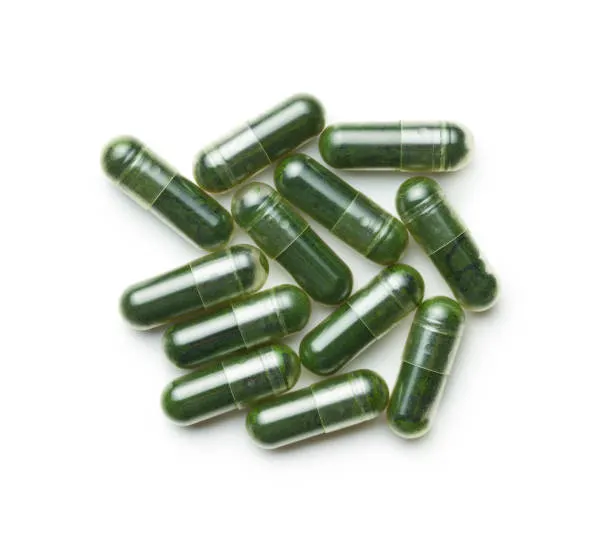
//> input picture images/p10_12.jpg, 612 x 542 px; its folder holds only this picture in this run
$ ./new_method   (built with g++ and OpenCV 4)
//> lines starting //> are read from the running program, lines starting //| are printed output that depends on the picture; after the words box and inside, x2 and y2 are one past the last pixel; in counts of white or black regions, pixels touching at a corner belong together
#include <opencv2/opencv.hpp>
#include <iostream>
#include <filesystem>
#include <random>
#include <fstream>
#include <sstream>
#include <iomanip>
#include <vector>
#include <string>

using namespace cv;
using namespace std;
namespace fs = std::filesystem;

// [39 lines left out: functions randomImagePath, toGray, not called in this run]

static cv::Mat claheLabL(const cv::Mat& bgr, double clip=3.0, cv::Size tiles=cv::Size(8,8))
/**
 * @brief Enhances image contrast by applying CLAHE to the L-channel in Lab color space.
 *
 * This function converts a BGR image to Lab color space, applies
 * Contrast Limited Adaptive Histogram Equalization (CLAHE) on the
 * luminance (L) channel to improve contrast, and then converts the
 * image back to BGR format. The a and b channels (color information)
 * remain unchanged.
 *
 * @param bgr Input 3-channel BGR image.
 * @param clip Clip limit for CLAHE contrast enhancement. Default is 3.0.
 * @param tiles Size of the grid for histogram equalization. Default is 8x8.
 *
 * @return cv::Mat Contrast-enhanced BGR image.
 *
 * @note This operation helps normalize lighting and improve visual clarity
 *       without altering the color balance.
 */
{
    CV_Assert(bgr.channels()==3);
    cv::Mat lab; cv::cvtColor(bgr, lab, cv::COLOR_BGR2Lab);
    std::vector<cv::Mat> ch; cv::split(lab, ch);           // L,a,b
    auto clahe = cv::createCLAHE(clip, tiles);
    clahe->apply(ch[0], ch[0]);                            // enhance L only
    cv::merge(ch, lab);
    cv::Mat out; cv::cvtColor(lab, out, cv::COLOR_Lab2BGR);
    return out;
}

static double maskedMedian(const cv::Mat& channel, const cv::Mat& mask)
{
    CV_Assert(channel.type() == CV_8U || channel.type() == CV_16U || channel.type() == CV_32F);

    std::vector<float> vals;
    vals.reserve(channel.rows * channel.cols / 10); // small guess
    for (int y = 0; y < channel.rows; ++y) {
        const uchar* m = mask.ptr<uchar>(y);
        const float*  c = channel.ptr<float>(y);
        for (int x = 0; x < channel.cols; ++x)
            if (m[x]) vals.push_back(c[x]);
    }
    if (vals.empty()) return 0.0;
    std::nth_element(vals.begin(), vals.begin() + vals.size()/2, vals.end());
    return vals[vals.size()/2];
}

static Mat chromaBinForeground(const Mat& bgr)
/**
 * @brief Generates a binary foreground mask based on chromatic contrast from the background.
 *
 * This function identifies foreground regions (e.g., pills) by analyzing color
 * differences in the Lab color space. It models the background chroma using the
 * image borders and computes the Euclidean distance of each pixel’s (a,b) chroma
 * values from the background mean. The distance map is then globally thresholded
 * using Otsu’s method to produce a binary mask.
 *
 * Steps:
 *  1. Convert input BGR image to Lab color space.
 *  2. Estimate background chroma (mean a,b) from the image borders.
 *  3. Compute per-pixel chroma distance from background.
 *  4. Normalize and apply Otsu thresholding to extract the foreground.
 *  5. Apply morphological closing to fill small gaps and smooth edges.
 *
 * @param bgr Input 3-channel BGR image.
 * @return cv::Mat Binary mask (255 = foreground, 0 = background).
 *
 * @note This method works well when the foreground objects have distinct chromatic
 *       properties compared to the background, even under variable lighting.
 */
{
    CV_Assert(bgr.channels()==3);
    Mat lab; cvtColor(bgr, lab, COLOR_BGR2Lab);
    vector<Mat> ch; split(lab, ch); // L,a,b

    // Model background chroma from image borders
    Mat border = Mat::zeros(bgr.size(), CV_8U);
    int m = std::max(5, std::min(bgr.rows, bgr.cols)/40);
    rectangle(border, Rect(0,0,bgr.cols,m),           255, FILLED);
    rectangle(border, Rect(0,bgr.rows-m,bgr.cols,m),  255, FILLED);
    rectangle(border, Rect(0,0,m,bgr.rows),           255, FILLED);
    rectangle(border, Rect(bgr.cols-m,0,m,bgr.rows),  255, FILLED);
    // Scalar meanA = mean(ch[1], border);
    // Scalar meanB = mean(ch[2], border);

    Mat L32, a32, b32;
    ch[0].convertTo(L32, CV_32F);
    ch[1].convertTo(a32, CV_32F);
    ch[2].convertTo(b32, CV_32F);

    // robust background center using medians
    double medL = maskedMedian(L32, border);
    double medA = maskedMedian(a32, border);
    double medB = maskedMedian(b32, border);

    // optional: median absolute deviation for scale (robust std)
    auto mad = [&](const Mat& ch, double med) -> double {
        std::vector<float> vals;
        for (int y = 0; y < ch.rows; ++y) {
            const uchar* m = border.ptr<uchar>(y);
            const float* c = ch.ptr<float>(y);
            for (int x = 0; x < ch.cols; ++x)
                if (m[x]) vals.push_back(std::abs(c[x] - med));
        }
        if (vals.empty()) return 1.0;
        std::nth_element(vals.begin(), vals.begin() + vals.size() / 2, vals.end());
        return std::max(static_cast<double>(vals[vals.size() / 2]), 1e-3);
    };


    double sL = mad(L32, medL);
    double sA = mad(a32, medA);
    double sB = mad(b32, medB);

    // compute weighted Lab distance
    Mat dL = (L32 - medL)/sL;
    Mat dA = (a32 - medA)/sA;
    Mat dB = (b32 - medB)/sB;

    Mat dist;
    sqrt(0.8*dL.mul(dL) + dA.mul(dA) + dB.mul(dB), dist);
    normalize(dist, dist, 0, 255, NORM_MINMAX);
    dist.convertTo(dist, CV_8U);
    Mat bw;
    threshold(dist, bw, 0, 255, THRESH_BINARY | THRESH_OTSU);
    morphologyEx(bw, bw, MORPH_CLOSE, getStructuringElement(MORPH_ELLIPSE, Size(3,3)));
    return bw;
}

// [95 lines left out: function distanceAndComponents, not called in this run]

static void drawMarkersOn(Mat& img, const Mat& markers)
/**
 * @brief Overlays numerical markers and centroids on an image.
 *
 * This function visualizes watershed or connected-component markers by
 * computing each labeled region’s centroid and drawing both a red circle
 * and an identifying label number at that location on the input image.
 *
 * Steps:
 *  1. Iterate over all labels in `markers` (excluding background labels 0 and 1).
 *  2. For each label:
 *      - Extract its binary mask.
 *      - Compute spatial moments to find its centroid.
 *      - Skip regions with negligible area (m00 < 5).
 *      - Draw a red circle at the centroid and place the label number next to it.
 *
 * @param img Input/output BGR image on which markers and labels are drawn.
 * @param markers Integer label image where each connected region has a unique ID.
 *
 * @note Background (label 0/1) is ignored. This visualization is used for
 *       verifying segmentation accuracy and ensuring correct object counting.
 */
{
    double minv, maxv; minMaxLoc(markers, &minv, &maxv);
    for(int lbl=2; lbl<= (int)maxv; ++lbl){
        Mat mask = (markers == lbl);
        Moments m = moments(mask, true);
        if(m.m00 < 5.0) continue;
        Point2d c(m.m10/m.m00, m.m01/m.m00);
        circle(img, c, 6, Scalar(0,0,255), 2);
        putText(img, std::to_string(lbl-1), c + Point2d(8, -8),
                FONT_HERSHEY_SIMPLEX, 0.5, Scalar(0,0,255), 1);
    }
}

// Fill interior holes of foreground without contours
static Mat fillHoles(const Mat& bw)
/**
 * @brief Fills internal holes in a binary mask without using contours.
 *
 * This function performs a flood fill from the outer border of the image
 * to identify the background, then inverts it to locate internal holes
 * within the foreground. The resulting holes are merged back with the
 * original mask to produce a solid filled version.
 *
 * Steps:
 *  1. Pad the binary image by 1 pixel on all sides to prevent edge ambiguity.
 *  2. Perform flood fill from the top-left corner (assumed background).
 *  3. Invert the flood-filled result to isolate holes.
 *  4. Merge the holes with the original binary mask using bitwise OR.
 *
 * @param bw Input binary mask (8-bit, 0 = background, 255 = foreground).
 * @return cv::Mat Binary mask with all interior holes filled.
 *
 * @note This method ensures continuous foreground regions and improves
 *       robustness for later watershed or connected-component analysis.
 */
{
    CV_Assert(bw.type()==CV_8U);
    Mat ff = bw.clone();
    // Flood fill background from the outside border
    // Pad to avoid filling touching the edge ambiguity
    Mat pad(bw.rows+2, bw.cols+2, CV_8U, Scalar(0));
    bw.copyTo(pad(Rect(1,1,bw.cols,bw.rows)));
    floodFill(pad, Point(0,0), 255);
    Mat bg = pad(Rect(1,1,bw.cols,bw.rows));
    bitwise_not(bg, bg);             // holes-only mask
    Mat filled; bitwise_or(bw, bg, filled);
    return filled;
}

static int splitByWatershed(const cv::Mat& bgr, const cv::Mat& fgMask,
                            cv::Mat& markersOut, cv::Mat& sureFGOut)
{
    CV_Assert(fgMask.type()==CV_8U && bgr.channels()==3);

    // --- 0) Prep: Lab + border mask for background stats
    cv::Mat lab; cv::cvtColor(bgr, lab, cv::COLOR_BGR2Lab);
    std::vector<cv::Mat> ch; cv::split(lab, ch); // L,a,b
    cv::Mat border = cv::Mat::zeros(bgr.size(), CV_8U);
    int m = std::max(5, std::min(bgr.rows, bgr.cols)/40);
    cv::rectangle(border, cv::Rect(0,0,bgr.cols,m),           255, cv::FILLED);
    cv::rectangle(border, cv::Rect(0,bgr.rows-m,bgr.cols,m),  255, cv::FILLED);
    cv::rectangle(border, cv::Rect(0,0,m,bgr.rows),           255, cv::FILLED);
    cv::rectangle(border, cv::Rect(bgr.cols-m,0,m,bgr.rows),  255, cv::FILLED);

    // --- 1) Clean FG and fill holes
    cv::Mat cleaned;
    cv::morphologyEx(fgMask, cleaned, cv::MORPH_OPEN,
                     cv::getStructuringElement(cv::MORPH_ELLIPSE, cv::Size(3,3)));
    cv::Mat filled = fillHoles(cleaned);
    // slight close to heal cracks without merging neighbors
    cv::morphologyEx(filled, filled, cv::MORPH_CLOSE,
                     cv::getStructuringElement(cv::MORPH_ELLIPSE, cv::Size(3,3)));

    // --- 2) Distance transform for seeding
    cv::Mat dist; cv::distanceTransform(filled, dist, cv::DIST_L2, 5);
    cv::GaussianBlur(dist, dist, cv::Size(5,5), 1.0);

    // --- 3) Dynamic alpha from scene metrics (contrast, texture, glare, bg color)
    // Contrast proxy from Otsu on normalized DT
    cv::Mat dist8; cv::normalize(dist, dist8, 0, 255, cv::NORM_MINMAX); dist8.convertTo(dist8, CV_8U);
    cv::Mat dummy;
    double otsuThr = cv::threshold(dist8, dummy, 0, 255,
                               cv::THRESH_BINARY | cv::THRESH_OTSU);
    cv::Scalar mAll, sAll; cv::meanStdDev(dist8, mAll, sAll);
    double C = std::clamp((otsuThr - mAll[0]) / std::max(1.0, sAll[0]), -1.0, 1.0); C = std::abs(C);

    // Texture from border gradient magnitude
    cv::Mat gray; cv::cvtColor(bgr, gray, cv::COLOR_BGR2GRAY);
    cv::Mat gx, gy, gmag; cv::Sobel(gray, gx, CV_32F, 1,0,3); cv::Sobel(gray, gy, CV_32F, 0,1,3);
    cv::magnitude(gx, gy, gmag);
    double T = std::clamp(cv::mean(gmag, border)[0] / 32.0, 0.0, 1.0);

    // Glare fraction inside FG (bright L spikes)
    cv::Scalar mL, sL; cv::meanStdDev(ch[0], mL, sL, border);
    cv::Mat bright = (ch[0] > (mL[0] + 2.0*sL[0])) & (filled > 0);
    double G = std::clamp((double)cv::countNonZero(bright) /
                          std::max(1, cv::countNonZero(filled)), 0.0, 1.0);

    // Background chroma bias (yellow/brown → lean on L, slightly higher alpha)
    cv::Scalar mA, sA, mB, sB; cv::meanStdDev(ch[1], mA, sA, border); cv::meanStdDev(ch[2], mB, sB, border);
    bool yellowishBG = (mB[0] > 10 && std::abs(mA[0]) < 25);

    double alpha = 0.38;            // base fraction of max(dist)
    alpha -= 0.10 * C;              // better contrast → lower alpha
    alpha += 0.08 * T;              // more texture → higher alpha
    alpha += 0.06 * G;              // more glare → higher alpha
    if (yellowishBG) alpha += 0.03; // yellow/brown bias
    alpha = std::clamp(alpha, 0.25, 0.50);

    // --- 4) Seeds with dynamic threshold on DT
    double maxv = 0; cv::minMaxLoc(dist, nullptr, &maxv);
    cv::Mat sureFG; cv::threshold(dist, sureFG, alpha*maxv, 255, cv::THRESH_BINARY);
    sureFG.convertTo(sureFG, CV_8U);
    cv::morphologyEx(sureFG, sureFG, cv::MORPH_OPEN,
                     cv::getStructuringElement(cv::MORPH_ELLIPSE, cv::Size(3,3)));

    // Guarded local fallback (Sauvola on DT) if seeds look pathological
    int seedPix = cv::countNonZero(sureFG);
    if (seedPix < 20 || seedPix > 20000) {
        cv::Mat dist32f;
        dist8.convertTo(dist32f, CV_32F);  // <-- make types match

        cv::Mat meanI, meanI2;
        cv::boxFilter(dist32f, meanI,  CV_32F, cv::Size(31,31));
        cv::boxFilter(dist32f.mul(dist32f), meanI2, CV_32F, cv::Size(31,31));

        cv::Mat varI = meanI2 - meanI.mul(meanI);
        cv::Mat stdI; cv::sqrt(cv::max(varI, 0), stdI);

        cv::Mat threshMat = meanI + 0.25f * (stdI + 1e-3f);

        cv::Mat sauMask;
        cv::compare(dist32f, threshMat, sauMask, cv::CMP_GE);  // <-- same types

        sauMask.convertTo(sureFG, CV_8U);
        cv::morphologyEx(sureFG, sureFG, cv::MORPH_OPEN,
                        cv::getStructuringElement(cv::MORPH_ELLIPSE, cv::Size(3,3)));
    }

    // --- 5) Build markers
    cv::Mat markers; int ncc = cv::connectedComponents(sureFG, markers, 8, CV_32S);
    markers += 1; // BG=1, objects=2..n

    // Sure background and unknown
    cv::Mat sureBG;
    cv::dilate(filled, sureBG, cv::getStructuringElement(cv::MORPH_ELLIPSE, cv::Size(5,5)), cv::Point(-1,-1), 2);
    cv::Mat unknown; cv::subtract(sureBG, sureFG, unknown);
    markers.setTo(0, unknown > 0);

    // --- 6) Watershed
    cv::watershed(bgr, markers);

    // --- 7) Cleanup and light area gate
    markers.setTo(0, filled == 0);
    markers.setTo(0, markers == -1);

    // Drop tiny slivers by median area (conservative)
    cv::Mat pos = (markers > 1);
    cv::Mat aLbl, aStats, aCent;
    int nlab = cv::connectedComponentsWithStats(pos, aLbl, aStats, aCent, 8, CV_32S);
    std::vector<int> areas; areas.reserve(std::max(0, nlab-1));
    for (int i = 1; i < nlab; ++i) areas.push_back(aStats.at<int>(i, cv::CC_STAT_AREA));
    if (!areas.empty()) {
        std::nth_element(areas.begin(), areas.begin()+areas.size()/2, areas.end());
        int Amed = std::max(areas[areas.size()/2], 1);
        int Amin = std::max((int)(0.30 * Amed), 20); // gentle filter
        for (int i = 1; i < nlab; ++i) {
            if (aStats.at<int>(i, cv::CC_STAT_AREA) < Amin)
                markers.setTo(0, aLbl == i);
        }
    }

    // --- 8) Count labels
    double mx; cv::minMaxLoc(markers, nullptr, &mx);
    int num = 0;
    for (int lbl = 2; lbl <= (int)mx; ++lbl)
        if (cv::countNonZero(markers == lbl) > 0) ++num;

    markersOut = markers.clone();
    sureFGOut  = sureFG.clone();
    return num;
}

// ---------------------------------------------------------------------
static int processClusteredAndOverlayMarkers(const Mat& img, const Mat& clus_img, Mat& visOut, Mat& sureFGOut)
/**
 * @brief Full per-image pipeline: build FG mask, split with watershed, and overlay markers.
 *
 * Orchestrates the segmentation workflow for one image:
 *  1) Computes a chroma-based foreground mask from the contrast-normalized image (`clus_img`)
 *     via chromaBinForeground().
 *  2) Splits touching objects using splitByWatershed(), producing labeled markers and a
 *     "sure foreground" seed mask.
 *  3) Overlays marker centroids/IDs on a copy of the original image (`img`) for visualization.
 *  4) Displays optional debug windows: "SureFG" and "Markers_on_Original".
 *
 * @param img         Original BGR image (used only for clean visualization output).
 * @param clus_img    Preprocessed BGR image (e.g., CLAHE on L) used to derive the FG mask.
 * @param visOut      Output BGR image with marker circles and label IDs drawn.
 * @param sureFGOut   Output binary mask (CV_8U) of "sure foreground" seed regions.
 * @return int        Estimated object count (number of labels ≥ 2 from watershed).
 *
 * @note The quality of `chromaBinForeground()` strongly influences splitting success.
 *       `visOut` uses the original `img` to avoid visual artifacts from preprocessing.
 */
{

    Mat bw = chromaBinForeground(clus_img);

    Mat markers, sureFG;
    int numPills = splitByWatershed(clus_img, bw, markers, sureFG);

    visOut = img.clone();
    drawMarkersOn(visOut, markers);

    // Optional visualization
    imshow("SureFG", sureFG);
    imshow("Markers_on_Original", visOut);

    sureFGOut = sureFG;

    return numPills; // 🔹 return count
}

int main() {
    fs::path imgDir = "images";
    if (!fs::exists(imgDir) || !fs::is_directory(imgDir)) {
        cerr << "'images' directory not found!\n";
        return -1;
    }
    fs::create_directories("results"); // just to hold the log
    std::ofstream log("results/run_log.txt", std::ios::app);
    auto logln = [&](const std::string& s){ std::cout << s << '\n'; if (log) log << s << '\n'; };

    double sum_acc = 0.0;   // sum of per-image accuracies (%)
    int cnt_acc = 0;     // number of images with ground-truth

    for (const auto& entry : fs::directory_iterator(imgDir)) {
        if (!entry.is_regular_file()) continue;
        std::string ext = entry.path().extension().string();
        std::transform(ext.begin(), ext.end(), ext.begin(), ::tolower);
        if (ext != ".jpg" && ext != ".jpeg" && ext != ".png" &&
            ext != ".bmp" && ext != ".tif" && ext != ".tiff") continue;

        std::string path = entry.path().string();
        Mat img = imread(path);
//> img is the input picture: 542 rows x 612 cols, CV_8UC3; mean B, G, R 206.9, 215.7, 211
        if (img.empty()) { logln("⚠️ Skipping unreadable file: " + path); continue; }

        // --- Preprocess & transform ---
        Mat clahe_lab = claheLabL(img);
//> in claheLabL, `cv::split(lab, ch)`:
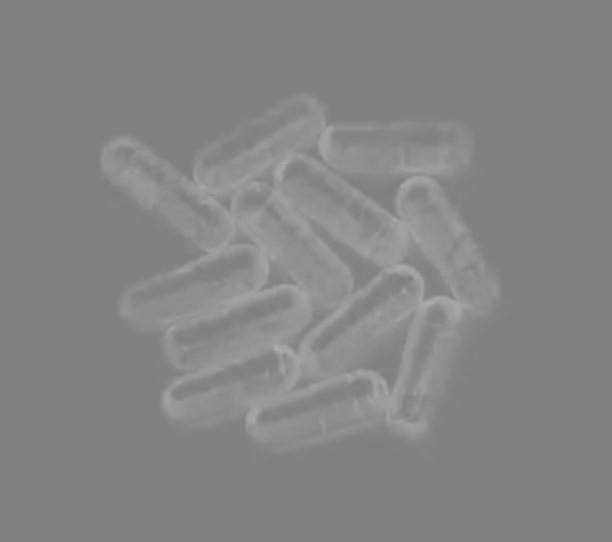
//> ch[2]: 542 rows x 612 cols, CV_8UC1; min 121, max 174, mean 132.4

        // --- Run pipeline (this also shows intermediate windows if enabled inside) ---
        Mat vis, sureFG;
        int numPills = processClusteredAndOverlayMarkers(img, clahe_lab, vis, sureFG);
//> in chromaBinForeground, `rectangle(border, Rect(0,0,bgr.cols,m),           255, FILLED);`:
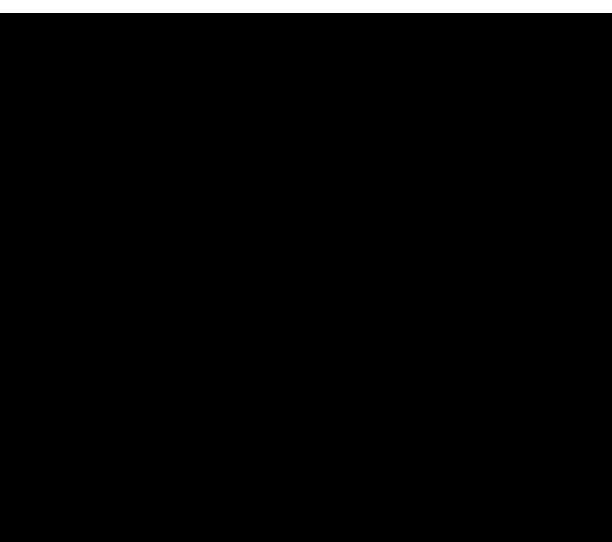
//> border: 542 rows x 612 cols, CV_8UC1; 2.4% white; 1 white region, box (x1, y1, x2, y2) and area: (0, 0, 612, 13) 7956
//> in chromaBinForeground, `rectangle(border, Rect(bgr.cols-m,0,m,bgr.rows),  255, FILLED);`:
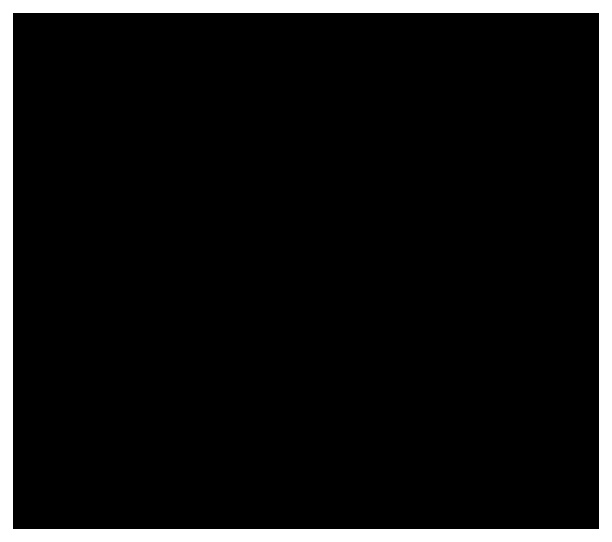
//> border: 542 rows x 612 cols, CV_8UC1; 8.8% white; 1 white region, box (x1, y1, x2, y2) and area: (0, 0, 612, 542) 29328
//> after the loop in maskedMedian, `for (int y = 0; y < channel.rows; ++y)`: vals = 29328 items
//> in chromaBinForeground, `double medL = maskedMedian(L32, border);`: medL = 255
//> in chromaBinForeground, `double medA = maskedMedian(a32, border);`: medA = 128
//> in chromaBinForeground, `double sL = mad(L32, medL);`: sL = 0.001
//> in chromaBinForeground, `Mat dA = (a32 - medA)/sA;`:
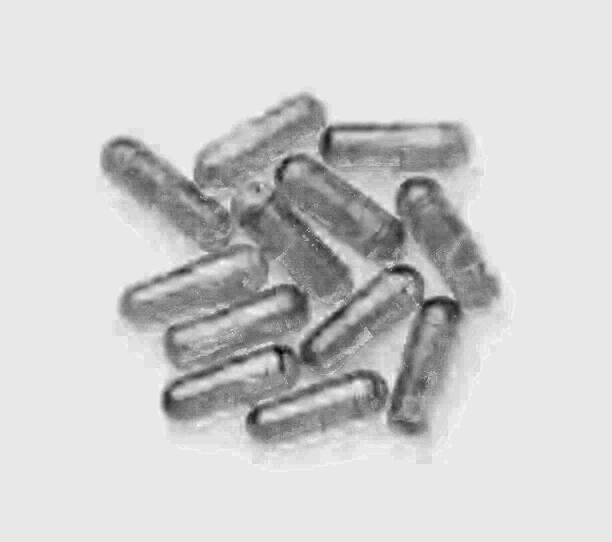
//> dA: 542 rows x 612 cols, CV_32FC1; min -31000, max 3000, mean -3440.3; drawn with min black and max white
//> in chromaBinForeground, `Mat dB = (b32 - medB)/sB;`:
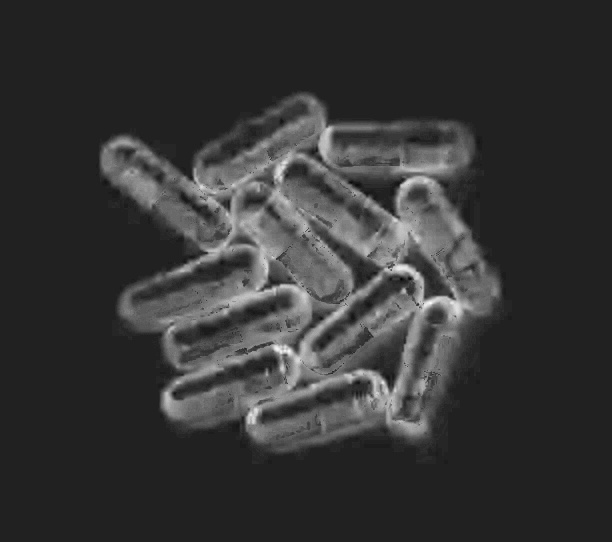
//> dB: 542 rows x 612 cols, CV_32FC1; min -7000, max 46000, mean 4224.1; drawn with min black and max white
//> in fillHoles, `Mat bg = pad(Rect(1,1,bw.cols,bw.rows));`:
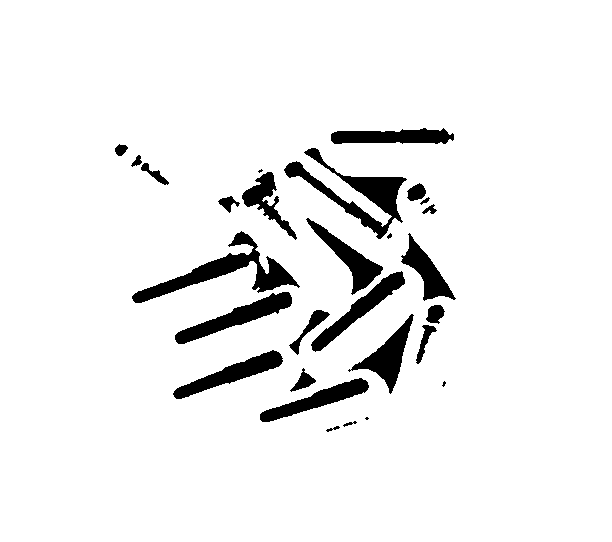
//> bg: 542 rows x 612 cols, CV_8UC1; 93.6% white; 28 black regions (4 under 20 px), largest, box (x1, y1, x2, y2) and area: (132, 231, 300, 303) 2853, (284, 148, 407, 239) 2819, (175, 292, 292, 344) 1825
//> in splitByWatershed, `cv::normalize(dist, dist8, 0, 255, cv::NORM_MINMAX)`:
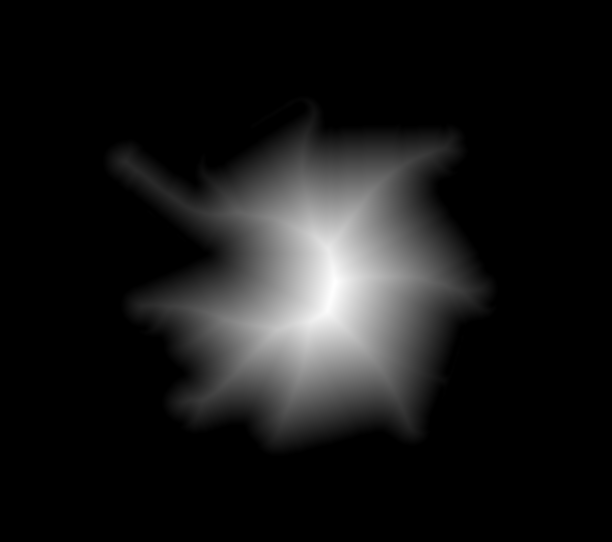
//> dist8: 542 rows x 612 cols, CV_32FC1; min 0, max 255, mean 23.7
//> (the rest of the program and of its run is left out)
